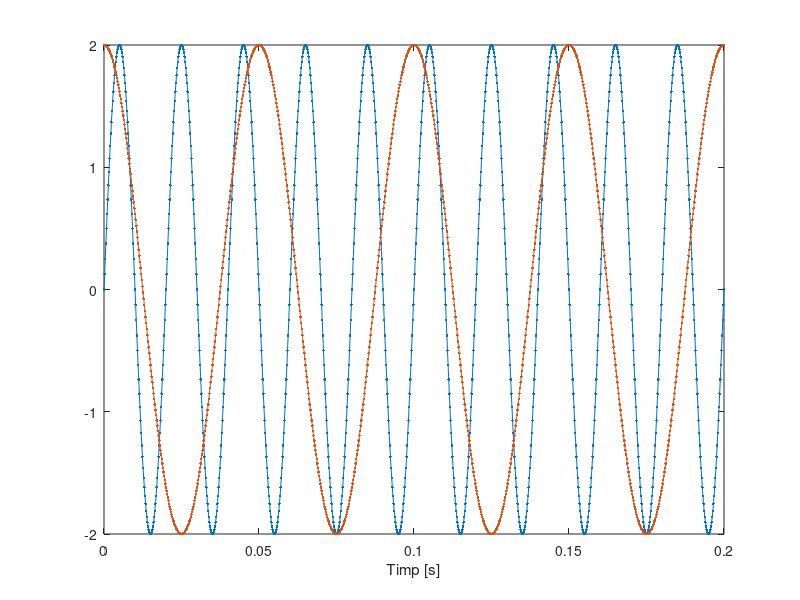

MATLAB code for this plot:
function[]= func52()
F = 50;
F2= 20;
t3 = 0:0.0002:0.2;
s3 = 2*sin(2*pi*F*t3);
s31 = 2*cos(2*pi*F2*t3);
plot(t3,s3,'.-'),xlabel('Timp [s]'),grid
hold on
plot(t3,s31,'.-'),xlabel('Timp [s]'),grid
end